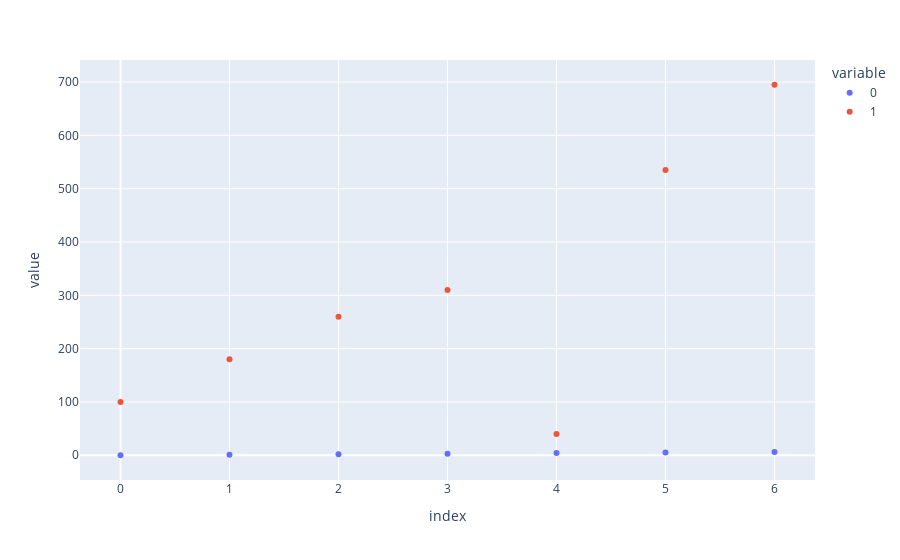

This figure's notebook cell:
### Code cell
px.scatter(p)

### Figure 1 — Plotly figure (JSON) as saved in the notebook; plotly's stock layout.template omitted (floating-point values rounded to 4 significant figures)
{"data": [{"hovertemplate": "variable=0<br>index=%{x}<br>value=%{y}<extra></extra>", "legendgroup": "0", "marker": {"color": "#636efa", "symbol": "circle"}, "mode": "markers", "name": "0", "orientation": "v", "showlegend": true, "type": "scatter", "x": [0, 1, 2, 3, 4, 5, 6], "xaxis": "x", "y": [0, 1, 2, 3, 4, 5, 6], "yaxis": "y"}, {"hovertemplate": "variable=1<br>index=%{x}<br>value=%{y}<extra></extra>", "legendgroup": "1", "marker": {"color": "#EF553B", "symbol": "circle"}, "mode": "markers", "name": "1", "orientation": "v", "showlegend": true, "type": "scatter", "x": [0, 1, 2, 3, 4, 5, 6], "xaxis": "x", "y": [100, 180, 260, 310, 40, 535, 695], "yaxis": "y"}], "layout": {"legend": {"title": {"text": "variable"}, "tracegroupgap": 0}, "margin": {"t": 60}, "xaxis": {"anchor": "y", "domain": [0, 1], "title": {"text": "index"}}, "yaxis": {"anchor": "x", "domain": [0, 1], "title": {"text": "value"}}}}
